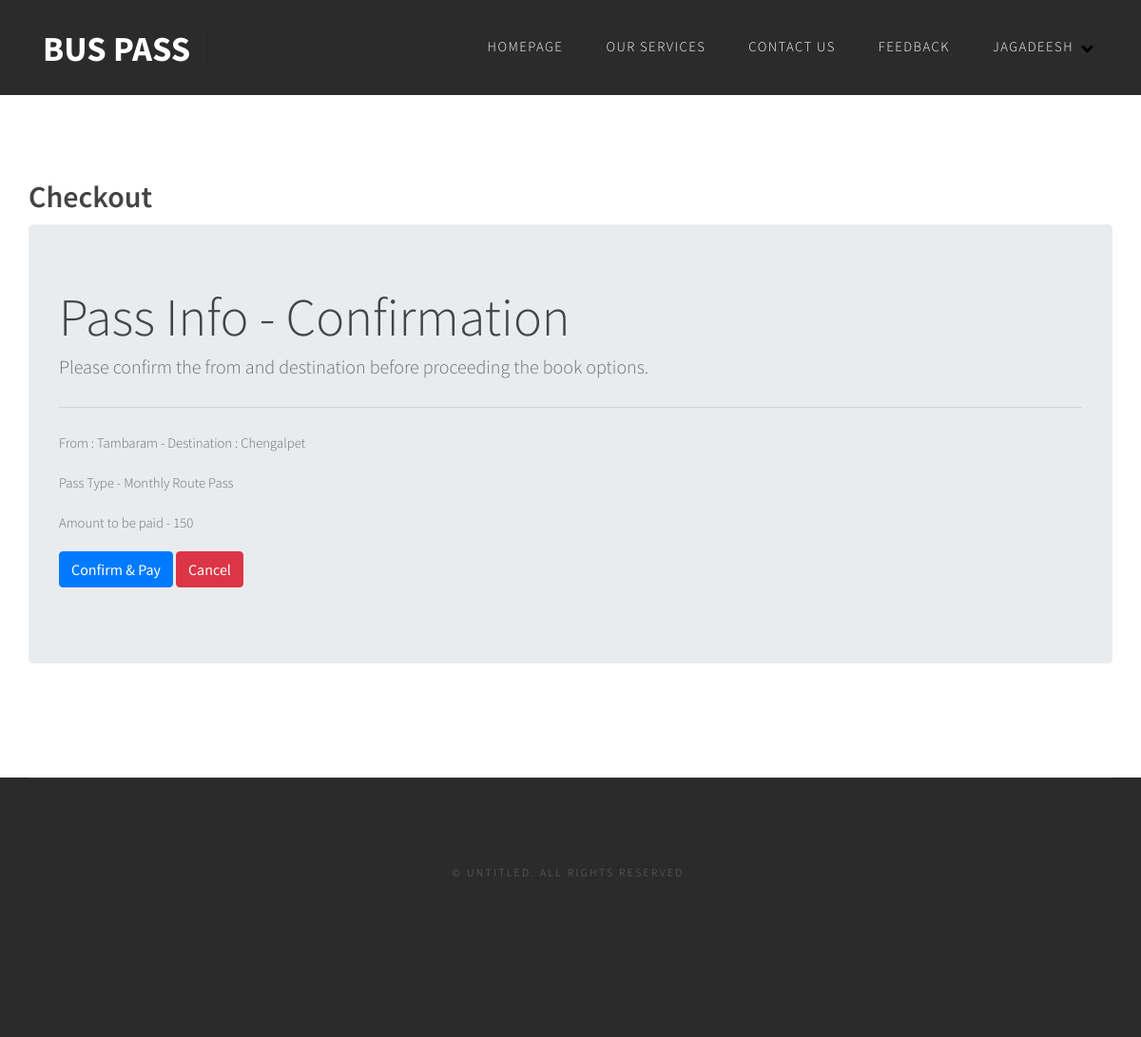
Screenshot of /checkout.php?prodId=1 (signed in) with the database file from the repository.
### tables this page shows
CREATE TABLE `month_pass_details` (
  `id` int(11) NOT NULL,
  `from_city_id` int(11) NOT NULL,
  `to_city_id` int(11) NOT NULL,
  `amount` varchar(50) NOT NULL,
  `type` int(11) NOT NULL
);

CREATE TABLE `cities` (
  `id` int(11) NOT NULL,
  `city_name` varchar(150) NOT NULL,
  `created_on` date NOT NULL,
  `status` int(11) NOT NULL DEFAULT '0'
);

CREATE TABLE `pass_type` (
  `id` int(11) NOT NULL,
  `type` varchar(150) NOT NULL
);

### checkout.php (the view, shortened to what this page needs)
<?php
	$sel = "SELECT *, month_pass_details.id as mpassID, month_pass_details.type as passtypeID FROM month_pass_details
			LEFT JOIN pass_type
			ON pass_type.id = month_pass_details.type
			WHERE month_pass_details.id=" . $_GET[ 'prodId' ];
	$res2 = mysqli_query( $GLOBALS["___mysqli_ston"], $sel ) or die( mysqli_error( $GLOBALS["___mysqli_ston"] ) );
	include_once dirname(__FILE__) . "/header.php";
	$userInfo = getuserInfo( $_SESSION[ 'user_id' ] );
	if( $result[ 'passtypeID' ] != 1 || $result[ 'passtypeID' ] != 2 ) {
		$fromCityName = getcityname( $result[ 'from_city_id' ] );
		$toCityName = getcityname( $result[ 'to_city_id' ] );
	}
?>
<div id="wrapper">
<div id="page-inner" class="container bookpass-page">
    <div id="">
      <h2 style="margin-bottom: 10px;">Checkout</h2>
      <div class="row">
      	<div class="col-md-12">
			<div class="jumbotron">
			  <h1 class="display-4">Pass Info - Confirmation</h1>
			  <p class="lead">Please confirm the from and destination before proceeding the book options.</p>
			  <hr class="my-4">
			  <?php if( $result[ 'passtypeID' ] != 1 && $result[ 'passtypeID' ] != 2 ) { ?>
			  <p>From : <?php echo $fromCityName; ?> - Destination : <?php echo $toCityName; ?></p>
			  <?php } ?>
			  <p>Pass Type - <?php echo $result[ 'type' ]; ?> Pass
			  <p>Amount to be paid - <?php echo $result[ 'amount' ]; ?>
			  <p>
			  	<form action="checkout.php" method="post">
			  		<input type="submit" class="btn btn-primary" name="checkout_submit" id="checkout_submit" value="Confirm &amp; Pay" />
			  		<a class="btn btn-danger" href="bookpass.php" role="button">Cancel</a>
			  	</form>
			  </p>
			</div>
		</div>
      </div>
    </div>
  </div>
</div>
<div id="copyright" class="container">
  <p>&copy; Untitled. All rights reserved.</p>
</div>
</body>
</html>

### default.css (style rules this page uses)
html, body { height: 100%; }
body { margin: 0px; padding: 0px; background: #2b2b2b; font-family: 'Source Sans Pro', sans-serif; font-size: 11pt; font-weight: 300; color: #6c6c6c }
h1, h2, h3 { margin: 0; padding: 0; font-weight: 600; color: #454445; }
p, ol, ul { margin-top: 0; }
p { line-height: 180%; }
a { color: #2C383B; }
#wrapper { background: #FFF; }
#page-inner { overflow: hidden; padding: 6em 0em 6em 0em; background: #FFF; }
#copyright { overflow: hidden; padding: 6em 0em 10em 0em; border-top: 1px solid rgba(255,255,255,0.08); }
#copyright p { letter-spacing: 0.20em; text-align: center; text-transform: uppercase; font-size: 0.80em; color: rgba(255,255,255,0.3); }

### rows the page displays
month_pass_details: from_city.city_name "Tambaram", to_city.city_name "Chengalpet", pass_type.type "Monthly Route", amount "150"

### other values shown
$_SESSION[ 'first_name' ] "JAGADEESH"
